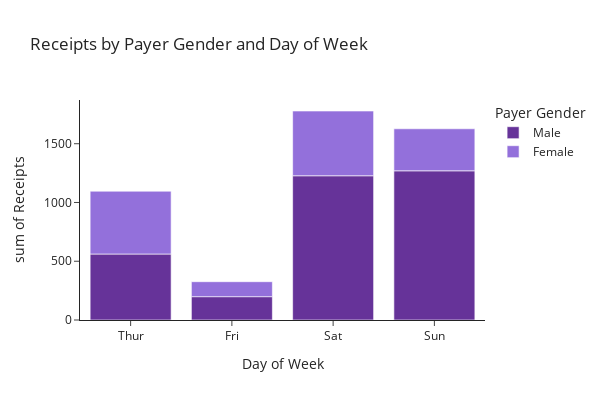

Here is the notebook cell this chart was saved with:
### Code cell
df = px.data.tips()
fig = px.histogram(df, x="day", y="total_bill", color="sex",
            title="Receipts by Payer Gender and Day of Week",
            width=600, height=400,
            labels={ # replaces default labels by column name
                "sex": "Payer Gender",  "day": "Day of Week", "total_bill": "Receipts"
            },
            category_orders={ # replaces default order by column name
                "day": ["Thur", "Fri", "Sat", "Sun"], "sex": ["Male", "Female"]
            },
            color_discrete_map={ # replaces default color mapping by value
                "Male": "RebeccaPurple", "Female": "MediumPurple"
            },
            template="simple_white"
            )
fig

### Figure 1 — Plotly figure (JSON) as saved in the notebook; plotly's stock layout.template omitted (floating-point values rounded to 4 significant figures; data arrays with more than 128 entries replaced by an {"elided": "..."} marker saying what was removed)
{"data": [{"alignmentgroup": "True", "bingroup": "x", "histfunc": "sum", "hovertemplate": "Payer Gender=Male<br>Day of Week=%{x}<br>sum of Receipts=%{y}<extra></extra>", "legendgroup": "Male", "marker": {"color": "RebeccaPurple", "pattern": {"shape": ""}}, "name": "Male", "offsetgroup": "Male", "orientation": "v", "showlegend": true, "type": "histogram", "x": {"elided": "157 str values"}, "xaxis": "x", "y": {"elided": "157 float values"}, "yaxis": "y"}, {"alignmentgroup": "True", "bingroup": "x", "histfunc": "sum", "hovertemplate": "Payer Gender=Female<br>Day of Week=%{x}<br>sum of Receipts=%{y}<extra></extra>", "legendgroup": "Female", "marker": {"color": "MediumPurple", "pattern": {"shape": ""}}, "name": "Female", "offsetgroup": "Female", "orientation": "v", "showlegend": true, "type": "histogram", "x": ["Sun", "Sun", "Sun", "Sun", "Sun", "Sun", "Sat", "Sat", "Sat", "Sat", "Sat", "Sat", "Sun", "Sun", "Sat", "Sat", "Sat", "Sat", "Sat", "Sat", "Sat", "Thur", "Thur", "Fri", "Fri", "Fri", "Fri", "Fri", "Sat", "Sat", "Sat", "Sat", "Sat", "Sun", "Sun", "Thur", "Thur", "Thur", "Thur", "Thur", "Thur", "Thur", "Thur", "Thur", "Thur", "Thur", "Thur", "Thur", "Thur", "Thur", "Thur", "Thur", "Thur", "Thur", "Thur", "Thur", "Thur", "Sun", "Sun", "Sun", "Sun", "Sun", "Sat", "Sat", "Sun", "Sun", "Sun", "Thur", "Thur", "Thur", "Thur", "Thur", "Thur", "Thur", "Sat", "Sat", "Sat", "Sat", "Sat", "Fri", "Fri", "Fri", "Fri", "Sat", "Sat", "Sat", "Thur"], "xaxis": "x", "y": [16.99, 24.59, 35.26, 14.83, 10.33, 16.97, 20.29, 15.77, 19.65, 15.06, 20.69, 16.93, 10.29, 34.81, 26.41, 16.45, 3.07, 17.07, 26.86, 25.28, 14.73, 10.07, 34.83, 5.75, 16.32, 22.75, 11.35, 15.38, 44.3, 22.42, 20.92, 14.31, 7.25, 25.71, 17.31, 10.65, 12.43, 24.08, 13.42, 12.48, 29.8, 14.52, 11.38, 20.27, 11.17, 12.26, 18.26, 8.51, 10.33, 14.15, 13.16, 17.47, 27.05, 16.43, 8.35, 18.64, 11.87, 29.85, 25, 13.39, 16.21, 17.51, 10.59, 10.63, 9.6, 20.9, 18.15, 19.81, 43.11, 13, 12.74, 13, 16.4, 16.47, 12.76, 13.27, 28.17, 12.9, 30.14, 13.42, 15.98, 16.27, 10.09, 22.12, 35.83, 27.18, 18.78], "yaxis": "y"}], "layout": {"barmode": "relative", "height": 400, "legend": {"title": {"text": "Payer Gender"}, "tracegroupgap": 0}, "title": {"text": "Receipts by Payer Gender and Day of Week"}, "width": 600, "xaxis": {"anchor": "y", "categoryarray": ["Thur", "Fri", "Sat", "Sun"], "categoryorder": "array", "domain": [0, 1], "title": {"text": "Day of Week"}}, "yaxis": {"anchor": "x", "domain": [0, 1], "title": {"text": "sum of Receipts"}}}}
